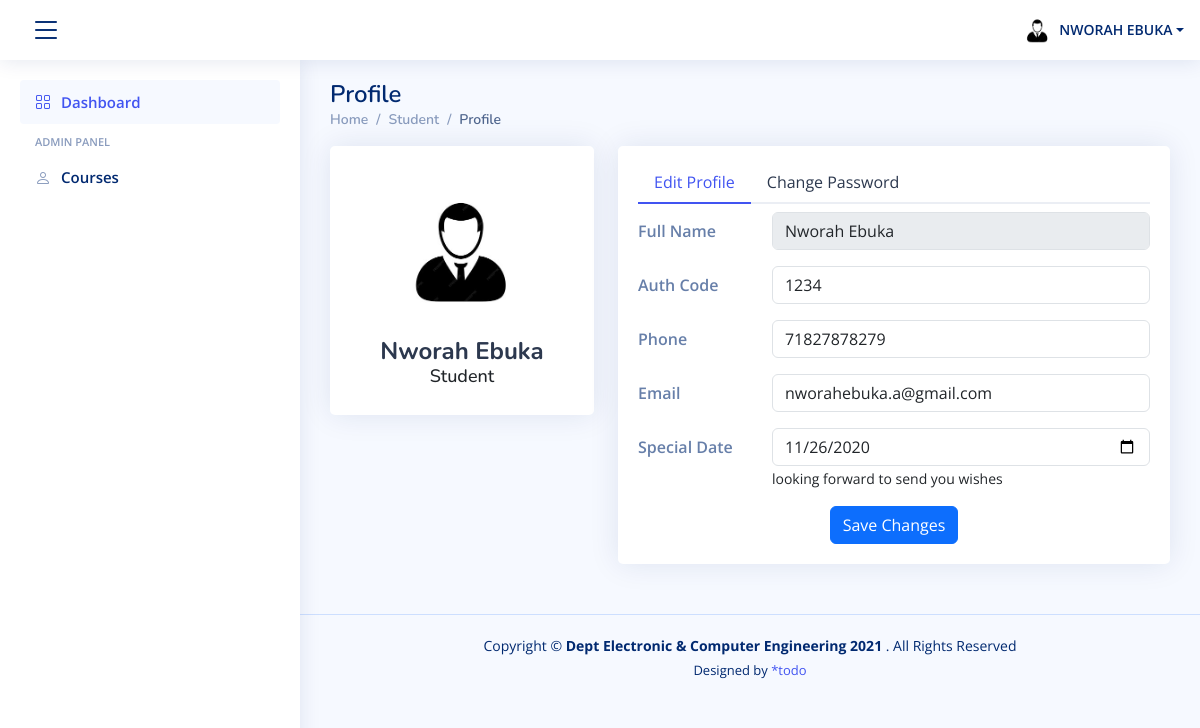
The page /setting/ (signed in) on the database its author committed.
### students/models.py (models this page shows, shortened)
class Student(models.Model):
    reg_number = models.CharField(unique=True, verbose_name='Registration Number', max_length =10)
    first_name = models.CharField(max_length=50, verbose_name='First Name')
    last_name = models.CharField(max_length=50, verbose_name = 'Last Name')
    SEX_CHOICES = [
        ('M', 'Male'),
        ('F', 'Female'),
    ]
    sex = models.CharField(max_length=1, choices=SEX_CHOICES)
    birth_date = models.DateField(verbose_name = 'Date of Birth', null=True, blank=True)
    auth_code = models.CharField(max_length=20, verbose_name= 'Auth Code', null=True, blank=True)
    phone = models.CharField(max_length=20, verbose_name='Phone',  null=True, blank=True)
    admin = models.CharField(max_length=20, verbose_name='Admin', default='False', null=True, blank=True)
    class Meta:
        verbose_name = 'Student'
        verbose_name_plural = 'Students'

### students/views.py (the view)
# urls.py: path('setting/', views.userSetting, name='setting'),
@login_required()
def userSetting(request):
    student = Student.objects.get(reg_number=request.user)
    sex = {'M':'male'}.get(student.sex)
    return render(request, template_name='setting.html', context={'sex':sex, 'student':student})

### templates/setting.html (shortened to what this page needs)
{% extends "partials/base.html" %}
{% load static %}
{% block content %}
 <main id="main" class="main">
    <div class="pagetitle">
      <h1>Profile</h1>
      <nav>
        <ol class="breadcrumb">
          <li class="breadcrumb-item"><a href="index.html">Home</a></li>
          <li class="breadcrumb-item">Student</li>
          <li class="breadcrumb-item active">Profile</li>
        </ol>
      </nav>
    </div>
    <section class="section profile">
      <div class="row">
        <div class="col-xl-4">
          <div class="card">
            <div class="card-body profile-card pt-4 d-flex flex-column align-items-center">
              {% if sex %}
              <img src="{% static 'assets/img/male.jpg' %}" alt="Profile" class="rounded-circle">
              {% else %}
              <img src="{% static 'assets/img/female.jpg' %}" alt="Profile" class="rounded-circle">
              {%endif%}
              <h2> {{request.user.first_name|title}} {{request.user.last_name|title}} </h2>
              <h3>Student</h3>
            </div>
          </div>
        </div>
        <div class="col-xl-8">
          <div class="card">
            <div class="card-body pt-3">
              <ul class="nav nav-tabs nav-tabs-bordered">
                <li class="nav-item">
                  <button class="nav-link active" data-bs-toggle="tab" data-bs-target="#profile-edit">Edit Profile</button>
                </li>
                <li class="nav-item">
                  <button class="nav-link" data-bs-toggle="tab" data-bs-target="#profile-change-password">Change Password</button>
                </li>
              </ul>
              <div class="tab-content pt-2">
                <div class="tab-pane fade show active profile-edit" id="profile-edit">
                  <form method='POST'  action="{% url 'eprofile'%}">
                    <div class="row mb-3">
                      <label for="fullName" class="col-md-4 col-lg-3 col-form-label">Full Name</label>
                      <div class="col-md-8 col-lg-9">
                        <input name="fullname" type="text" class="form-control small" id="fullName" disabled value="{{request.user.first_name|title}} {{request.user.last_name|title}}">
                      </div>
                    </div>
                    <div class="row mb-3">
                      <label for="fullName" class="col-md-4 col-lg-3 col-form-label">Auth Code</label>
                      <div class="col-md-8 col-lg-9">
                        <input name="authcode" type="text" class="form-control small" id="fullName" maxlength=4, placeholder="4-digit code"minlength=4 required value="{{student.auth_code|default:''}}">
                      </div>
                    </div>
                    <div class="row mb-3">
                      <label for="phone" class="col-md-4 col-lg-3 col-form-label">Phone</label>
                      <div class="col-md-8 col-lg-9">
                        <input required name="phone" type="number" maxlength=11 minlength=11 class="form-control small"  placeholder="080123***" id="Phone" value="{{student.phone|default:''}}">
                      </div>
                    </div>
                    <div class="row mb-3">
                      <label for="email" class="col-md-4 col-lg-3 col-form-label">Email</label>
                      <div class="col-md-8 col-lg-9">
                        <input required name="email" type="email" class="form-control" id="Email" value={{request.user.email}}>
                      </div>
                    </div>
                  <div class="row mb-3">
                    <label for="Email" class="col-md-4 col-lg-3 col-form-label">Special Date</label>
                    <div class="col-md-8 col-lg-9">
                      <input required name="bdate" type="date" class="form-control" required id="date" value="{{student.birth_date|date:'Y-m-d'|default:'null'}}">
                      <span class="small">looking forward to send you wishes</span>
                    </div>
                  </div>
                    <div class="text-center">
                      <button type="submit" class="btn btn-primary">Save Changes</button>
                    </div>
                  </form>
                </div>
              </div>
            </div>
          </div>
        </div>
      </div>
    </section>
  </main>
  {% endblock %}

### templates/partials/base.html (shortened to what this page needs)
{% load static %}
<!DOCTYPE html>
<html lang="en">
<head>
  <link href="{% static 'assets/vendor/bootstrap/css/bootstrap.min.css' %}" rel="stylesheet">
  <link href="{% static 'assets/vendor/bootstrap-icons/bootstrap-icons.css' %}" rel="stylesheet">
  <link href="{% static 'assets/css/style.css' %}" rel="stylesheet">
</head>
<body>
  <header id="header" class="header fixed-top d-flex align-items-center">
    <div class="d-flex align-items-center justify-content-between">
      <i class="bi bi-list toggle-sidebar-btn"></i>
    </div>
    <nav class="header-nav ms-auto">
      <ul class="d-flex align-items-center">
        {% if request.user.is_authenticated %}
        <li class="nav-item dropdown pe-3">
          <a class="nav-link nav-profile d-flex align-items-center pe-0" href="#" data-bs-toggle="dropdown">
            {% if sex %}
            <img src="{% static 'assets/img/male.jpg' %}" alt="Profile" class="rounded-circle">
            {% else %}
            <img src="{% static 'assets/img/female.jpg' %}" alt="Profile" class="rounded-circle">
            {%endif%}
            <span class="d-md-block dropdown-toggle ps-2">{{request.user.first_name|upper }} {{request.user.last_name|upper}}</span>
          </a>
        </li>
      </ul>
      {% else %}
      <div class="d-flex align-items-center ">
        <div class="logo  text-center">
          <span class=" d-lg-block " style="padding-left:20px"><a href="{%url 'login'%}">Login</a></span>
        </div>
      </div>
      {%endif%}
    </nav>
  </header>
  <aside id="sidebar" class="sidebar">
    <ul class="sidebar-nav" id="sidebar-nav">
      <li class="nav-item">
        <a class="nav-link " href="{% url 'dashboard' %}">
          <i class="bi bi-grid"></i>
          <span>Dashboard</span>
        </a>
      </li>
      <li class="nav-heading">Admin panel</li>
      <li class="nav-item">
        <a class="nav-link collapsed" href="{% url 'profile' %}">
          <i class="bi bi-person"></i>
          <span>Courses</span>
        </a>
      </li>
    </ul>
  </aside>
      <div id='content'>
        {% block content %}
        {%endblock%}
      </div>
  <footer id="footer" class="footer">
    <div class="copyright">
      Copyright &copy; <strong><span>Dept Electronic &amp; Computer Engineering 2021
      </span></strong>. All Rights Reserved
    </div>
    <div class="credits">
   Designed by <a href="#">*todo</a>
    </div>
  </footer>
</body>
</html>

### static/assets/css/style.css (style rules this page uses)
:root { scroll-behavior: smooth; }
body { font-family: "Open Sans", sans-serif; background: #f6f9ff; color: #444444; }
a { color: #4154f1; text-decoration: none; }
h1, h2, h3, h4, h5, h6 { font-family: "Nunito", sans-serif; }
#main { margin-top: 60px; padding: 20px 30px; transition: all 0.3s; }
.pagetitle { margin-bottom: 10px; }
.pagetitle h1 { font-size: 24px; margin-bottom: 0; font-weight: 600; color: #012970; }
.card { margin-bottom: 30px; border: none; border-radius: 5px; box-shadow: 0px 0 30px rgba(1, 41, 112, 0.1); }
.card-body { padding: 0 20px 20px 20px; }
.breadcrumb { font-size: 14px; font-family: "Nunito", sans-serif; color: #899bbd; font-weight: 600; }
.breadcrumb a { color: #899bbd; transition: 0.3s; }
.breadcrumb .breadcrumb-item::before { color: #899bbd; }
.breadcrumb .active { color: #51678f; font-weight: 600; }
.nav-tabs-bordered { border-bottom: 2px solid #ebeef4; }
.nav-tabs-bordered .nav-link { margin-bottom: -2px; border: none; color: #2c384e; }
.nav-tabs-bordered .nav-link.active { background-color: #fff; color: #4154f1; border-bottom: 2px solid #4154f1; }
.header { transition: all 0.5s; z-index: 997; height: 60px; box-shadow: 0px 2px 20px rgba(1, 41, 112, 0.1); background-color: #fff; padding-left: 20px; }
.header .toggle-sidebar-btn { font-size: 32px; padding-left: 10px; cursor: pointer; color: #012970; }
.header-nav ul { list-style: none; }
.header-nav>ul { margin: 0; padding: 0; }
.header-nav .nav-profile { color: #012970; }
.header-nav .nav-profile img { max-height: 36px; }
.header-nav .nav-profile span { font-size: 14px; font-weight: 600; }
.sidebar { position: fixed; top: 60px; left: 0; bottom: 0; width: 300px; z-index: 996; transition: all 0.3s; padding: 20px; overflow-y: auto; scrollbar-width: thin; scrollbar-color: #aab7cf transparent; box-shadow: 0px 0px 20px rgba(1, 41, 112, 0.1); background-color: #fff; }
@media (min-width: 1200px) { #main, #footer { margin-left: 300px; } }
.sidebar-nav { padding: 0; margin: 0; list-style: none; }
.sidebar-nav li { padding: 0; margin: 0; list-style: none; }
.sidebar-nav .nav-item { margin-bottom: 5px; }
.sidebar-nav .nav-heading { font-size: 11px; text-transform: uppercase; color: #899bbd; font-weight: 600; margin: 10px 0 5px 15px; }
.sidebar-nav .nav-link { display: flex; align-items: center; font-size: 15px; font-weight: 600; color: #4154f1; transition: 0.3; background: #f6f9ff; padding: 10px 15px; border-radius: 4px; }
.sidebar-nav .nav-link i { font-size: 16px; margin-right: 10px; color: #4154f1; }
.sidebar-nav .nav-link.collapsed { color: #012970; background: #fff; }
.sidebar-nav .nav-link.collapsed i { color: #899bbd; }
.profile .profile-card img { max-width: 120px; }
.profile .profile-card h2 { font-size: 24px; font-weight: 700; color: #2c384e; margin: 10px 0 0 0; }
.profile .profile-card h3 { font-size: 18px; }
.profile .profile-edit label { font-weight: 600; color: rgba(1, 41, 112, 0.6); }
.footer { padding: 20px 0; font-size: 14px; transition: all 0.3s; border-top: 1px solid #cddfff; }
.footer .copyright { text-align: center; color: #012970; }
.footer .credits { padding-top: 5px; text-align: center; font-size: 13px; color: #012970; }

### rows shown on the page
Student: authcode "1234", phone "71827878279", bdate "11/26/2020"

### other values the page prints
{{ request.user.first_name|upper }} "NWORAH"
{{ request.user.last_name|upper }} "EBUKA"
{{ request.user.first_name|title }} "Nworah"
{{ request.user.last_name|title }} "Ebuka"
